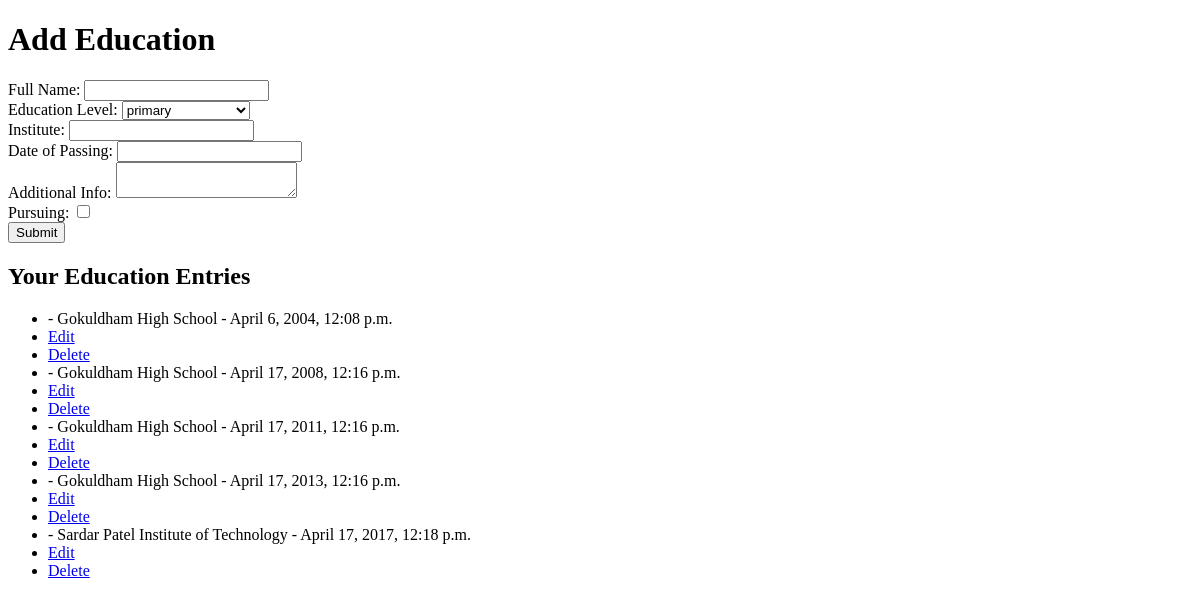
/qualities/add_education/ (signed in), run on an earlier commit of the app's database.
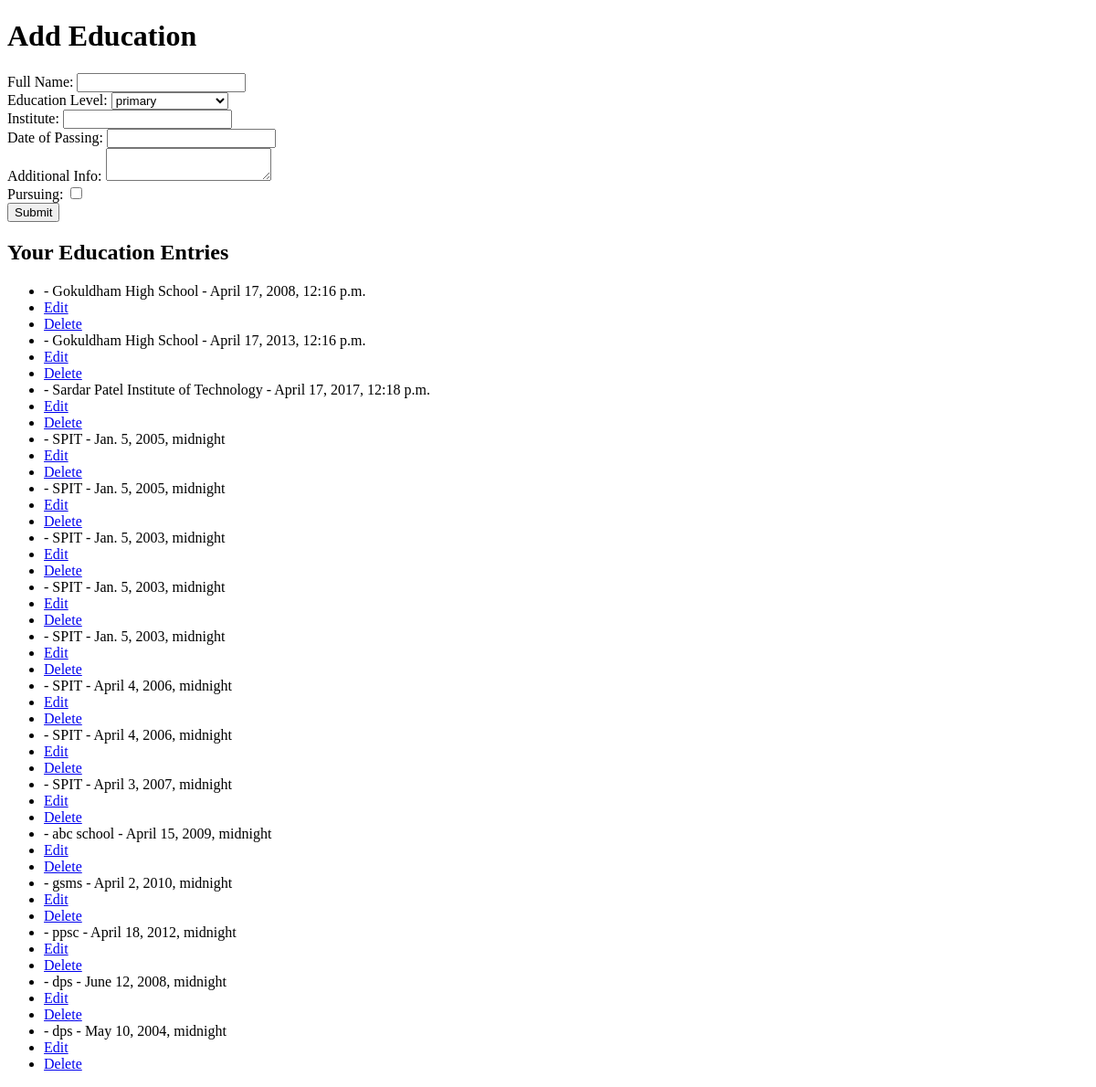
And on a later commit of the database.
### qualities/models.py (models this page shows, shortened)
class Education(models.Model):
    unique_id = models.UUIDField(default=uuid.uuid4, editable=False, unique=True)
    candidate = models.ForeignKey(User, verbose_name='Candidate', on_delete=models.CASCADE)
    primary = 'primary'
    middle_school = 'middle_school'
    high_school = 'high_school'
    higher_secondary =  'higher_secondary'
    graduation = 'graduation'
    post_graduation = 'post_graduation'
    doctorate = 'doctorate'
    post_doctorate = 'post_doctorate'
    diploma = 'diploma'
    course = 'course'
    other = 'other'
    EDUCATION_LEVEL_CHOICES = [
        (primary, 'primary'),
        (middle_school, 'middle_school'),
        (high_school, 'high_school'),
        (higher_secondary,  'higher_secondary'),
        (graduation, 'graduation'),
        (post_graduation, 'post_graduation'),
        (doctorate, 'doctorate'),
        (post_doctorate, 'post_doctorate'),
        (diploma, 'diploma'),
        (course, 'course'),
        (other, 'other'),
    ]
    education_level = models.CharField(verbose_name='Level', max_length=20, choices=EDUCATION_LEVEL_CHOICES)
    institute = models.CharField(verbose_name='Institute', max_length=150,)
    additional_info = models.TextField(verbose_name='Additional Info', null=True, blank=True)
    date_of_passing = models.DateTimeField(verbose_name='Date of Passing', null=True)
    pursuing = models.BooleanField(verbose_name='Pursuing', default=False)

### qualities/views.py (the view)
# urls.py: path('add_education/', views.add_education, name='add_education'),
@login_required(login_url='accounts:login')
def add_education(request):
    if request.method == 'POST':
        form = EducationForm(request.POST)
        if form.is_valid():
            education = form.save(commit=False)
            education.candidate = request.user
            education.save()
            return redirect('qualities:add_education')  # Redirect back to the same page
    else:
        form = EducationForm()
    user_educations = Education.objects.filter(candidate=request.user)
    education_level_choices = [choice[1] for choice in Education.EDUCATION_LEVEL_CHOICES]
    context = {
        'form': form,
        'education_level_choices': education_level_choices,
        'user_educations': user_educations
    }
    return render(request, 'qualities/add_education.html', context)

### qualities/forms.py
class EducationForm(forms.ModelForm):
    full_name = forms.CharField(label='Full Name', max_length=100)
    education_level = forms.ChoiceField(label='Education Level', choices=Education.EDUCATION_LEVEL_CHOICES)
    date_of_passing = forms.DateField(label='Date of Passing', widget=forms.TextInput(attrs={'class': 'datepicker'}))
    additional_info = forms.CharField(label='Additional Info', widget=forms.Textarea)
    pursuing = forms.BooleanField(label='Pursuing', required=False)  # Add this line
    class Meta:
        model = Education
        fields = ['full_name', 'institute', 'date_of_passing', 'additional_info', 'pursuing']  # Include the pursuing field

### qualities/templates/qualities/add_education.html (shortened to what this page needs)
<!DOCTYPE html>
<html lang="en">
<head>
    <link rel="stylesheet" href="https://code.jquery.com/ui/1.12.1/themes/base/jquery-ui.css">
</head>
<body>
    <h1>Add Education</h1>
    <form method="post">
        <label for="id_full_name">Full Name:</label>
        <input type="text" id="id_full_name" name="full_name" maxlength="100" required><br>
        <label for="id_education_level">Education Level:</label>
        <select id="id_education_level" name="education_level" required>
            {% for choice in education_level_choices %}
                <option value="{{ choice }}">{{ choice }}</option>
            {% endfor %}
        </select><br>
        <label for="id_institute">Institute:</label>
        <input type="text" id="id_institute" name="institute" maxlength="150" required><br>
        <label for="id_date_of_passing">Date of Passing:</label>
        <input type="text" id="id_date_of_passing" name="date_of_passing" class="datepicker-year" required><br>
        <label for="id_additional_info">Additional Info:</label>
        <textarea id="id_additional_info" name="additional_info" required></textarea><br>
        <label for="id_pursuing">Pursuing:</label>
        <input type="checkbox" id="id_pursuing" name="pursuing"><br>
        <button type="submit">Submit</button>
    </form>
    <h2>Your Education Entries</h2>
    <ul>
        {% for education in user_educations %}
            <li>{{ education.full_name }} - {{ education.institute }} - {{ education.date_of_passing }}</li>
            <li><a href="{% url 'qualities:edit_education' education.id %}">Edit</a></li>
            <li><a href="{% url 'qualities:delete_education' education.id %}">Delete</a></li>
        {% empty %}
            <li>No education entries found.</li>
        {% endfor %}
    </ul>
</body>
</html>

What changed in the data, as far as the page shows it:
removed Education: institute "Gokuldham High School", date_of_passing "April 6, 2004, 12:08 p.m."
removed Education: institute "Gokuldham High School", date_of_passing "April 17, 2011, 12:16 p.m."
added Education: institute "SPIT", date_of_passing "Jan. 5, 2005, midnight"
added Education: institute "SPIT", date_of_passing "Jan. 5, 2005, midnight"
added Education: institute "SPIT", date_of_passing "Jan. 5, 2003, midnight"
added Education: institute "SPIT", date_of_passing "Jan. 5, 2003, midnight"
added Education: institute "SPIT", date_of_passing "Jan. 5, 2003, midnight"
added Education: institute "SPIT", date_of_passing "April 4, 2006, midnight"
added Education: institute "SPIT", date_of_passing "April 4, 2006, midnight"
added Education: institute "SPIT", date_of_passing "April 3, 2007, midnight"
added Education: institute "abc school", date_of_passing "April 15, 2009, midnight"
added Education: institute "gsms", date_of_passing "April 2, 2010, midnight"
added Education: institute "ppsc", date_of_passing "April 18, 2012, midnight"
added Education: institute "dps", date_of_passing "June 12, 2008, midnight"
added Education: institute "dps", date_of_passing "May 10, 2004, midnight"
